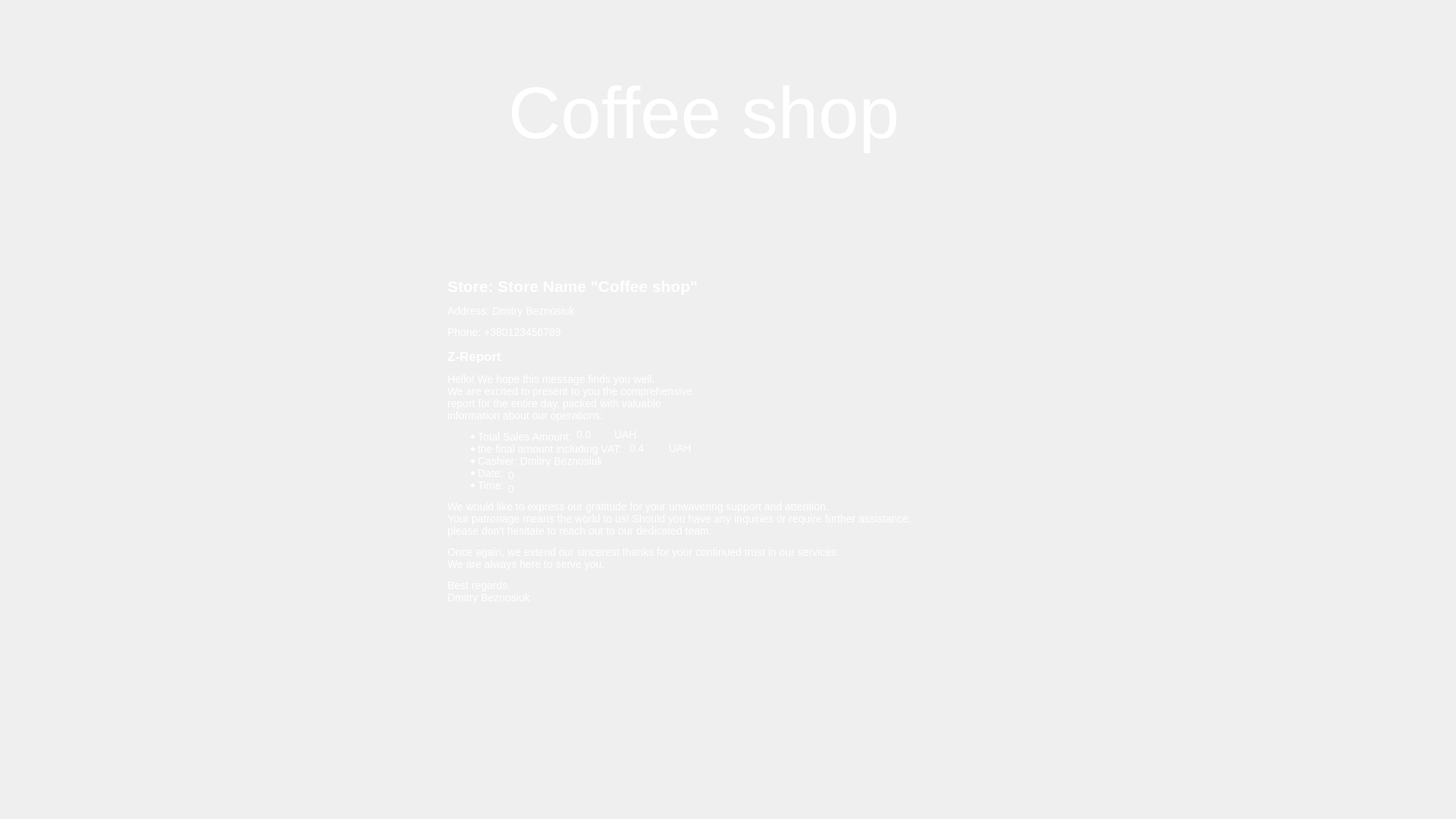
<?xml version="1.0" encoding="UTF-8"?>
<ui version="4.0">
 <class>ZzvitForm</class>
 <widget class="QWidget" name="ZzvitForm">
  <property name="geometry">
   <rect>
    <x>0</x>
    <y>0</y>
    <width>1920</width>
    <height>1080</height>
   </rect>
  </property>
  <property name="windowTitle">
   <string>Form</string>
  </property>
  <property name="styleSheet">
   <string notr="true"/>
  </property>
  <widget class="QLabel" name="Back">
   <property name="geometry">
    <rect>
     <x>0</x>
     <y>0</y>
     <width>1920</width>
     <height>1080</height>
    </rect>
   </property>
   <property name="styleSheet">
    <string notr="true">background-image: url(':/res/img/backgr.png');
background-repeat: no-repeat;
</string>
   </property>
   <property name="text">
    <string/>
   </property>
  </widget>
  <widget class="QLabel" name="label_2">
   <property name="geometry">
    <rect>
     <x>670</x>
     <y>80</y>
     <width>581</width>
     <height>141</height>
    </rect>
   </property>
   <property name="styleSheet">
    <string notr="true">position: absolute;
font: 700 26pt &quot;Segoe Script&quot;;
width: 328px;
height: 88px;
left: 796px;
top: 79px;
font-style: normal;
font-weight: 400;
font-size: 64px;
line-height: 88px;
color: #FFFFFF;
 border: none; 
outline: none;
background-position: center;
 background-repeat: no-repeat; 
background-color: transparent;</string>
   </property>
   <property name="text">
    <string>&lt;html&gt;&lt;head/&gt;&lt;body&gt;&lt;p&gt;&lt;span style=&quot; font-size:72pt;&quot;&gt;Coffee shop&lt;/span&gt;&lt;/p&gt;&lt;/body&gt;&lt;/html&gt;</string>
   </property>
  </widget>
  <widget class="QPushButton" name="Zerno">
   <property name="geometry">
    <rect>
     <x>89</x>
     <y>79</y>
     <width>130</width>
     <height>130</height>
    </rect>
   </property>
   <property name="styleSheet">
    <string notr="true">background-image: url(':/res/img/Zerno.png');
background-position: center;
 background-repeat: no-repeat; 
background-color: transparent;
 border: none; 
outline: none;</string>
   </property>
   <property name="text">
    <string/>
   </property>
  </widget>
  <widget class="QPushButton" name="Setting">
   <property name="geometry">
    <rect>
     <x>1727</x>
     <y>79</y>
     <width>130</width>
     <height>130</height>
    </rect>
   </property>
   <property name="styleSheet">
    <string notr="true">background-image: url(':/res/img/setting.png');
background-position: center;
 background-repeat: no-repeat; 
background-color: transparent;
 border: none; 
outline: none;</string>
   </property>
   <property name="text">
    <string/>
   </property>
  </widget>
  <widget class="QLabel" name="label">
   <property name="geometry">
    <rect>
     <x>590</x>
     <y>340</y>
     <width>631</width>
     <height>481</height>
    </rect>
   </property>
   <property name="styleSheet">
    <string notr="true">position: absolute;
font: 11pt &quot;Segoe MDL2 Assets&quot;;
width: 328px;
height: 88px;
left: 796px;
top: 79px;
font-style: normal;
font-weight: 400;
font-size: 14px;
line-height: 88px;
color: #FFFFFF;
 border: none; 
outline: none;
background-position: center;
 background-repeat: no-repeat; 
background-color: transparent;</string>
   </property>
   <property name="text">
    <string>&lt;html&gt;&lt;head/&gt;&lt;body&gt;&lt;h2 style=&quot; margin-top:16px; margin-bottom:12px; margin-left:0px; margin-right:0px; -qt-block-indent:0; text-indent:0px;&quot;&gt;&lt;span style=&quot; font-size:x-large; font-weight:700;&quot;&gt;Store: Store Name &amp;quot;Coffee shop&amp;quot;&lt;/span&gt;&lt;/h2&gt;&lt;p&gt;Address: Dmitry Beznosiuk&lt;/p&gt;&lt;p&gt;Phone: +380123456789 &lt;/p&gt;&lt;h3 style=&quot; margin-top:14px; margin-bottom:12px; margin-left:0px; margin-right:0px; -qt-block-indent:0; text-indent:0px;&quot;&gt;&lt;span style=&quot; font-size:large; font-weight:700;&quot;&gt;Z-Report&lt;/span&gt;&lt;/h3&gt;&lt;p&gt;Hello! We hope this message finds you well. &lt;br/&gt;We are excited to present to you the comprehensive &lt;br/&gt;report for the entire day, packed with valuable &lt;br/&gt;information about our operations: &lt;/p&gt;&lt;ul style=&quot;margin-top: 0px; margin-bottom: 0px; margin-left: 0px; margin-right: 0px; -qt-list-indent: 1;&quot;&gt;&lt;li style=&quot; margin-top:12px; margin-bottom:0px; margin-left:0px; margin-right:0px; -qt-block-indent:0; text-indent:0px;&quot;&gt;Total Sales Amount:&lt;/li&gt;&lt;li style=&quot; margin-top:0px; margin-bottom:0px; margin-left:0px; margin-right:0px; -qt-block-indent:0; text-indent:0px;&quot;&gt;the final amount including VAT:&lt;/li&gt;&lt;li style=&quot; margin-top:0px; margin-bottom:0px; margin-left:0px; margin-right:0px; -qt-block-indent:0; text-indent:0px;&quot;&gt;Cashier: Dmitry Beznosiuk &lt;/li&gt;&lt;li style=&quot; margin-top:0px; margin-bottom:0px; margin-left:0px; margin-right:0px; -qt-block-indent:0; text-indent:0px;&quot;&gt;Date:  &lt;/li&gt;&lt;li style=&quot; margin-top:0px; margin-bottom:12px; margin-left:0px; margin-right:0px; -qt-block-indent:0; text-indent:0px;&quot;&gt;Time: &lt;/li&gt;&lt;/ul&gt;&lt;p&gt;We would like to express our gratitude for your unwavering support and attention.&lt;br/&gt;Your patronage means the world to us! Should you have any inquiries or require further assistance,&lt;br/&gt;please don't hesitate to reach out to our dedicated team. &lt;/p&gt;&lt;p&gt;Once again, we extend our sincerest thanks for your continued trust in our services. &lt;br/&gt;We are always here to serve you. &lt;/p&gt;&lt;p&gt;Best regards,&lt;br/&gt;Dmitry Beznosiuk&lt;/p&gt;&lt;/body&gt;&lt;/html&gt;</string>
   </property>
  </widget>
  <widget class="QLabel" name="label_3">
   <property name="geometry">
    <rect>
     <x>810</x>
     <y>552</y>
     <width>49</width>
     <height>41</height>
    </rect>
   </property>
   <property name="styleSheet">
    <string notr="true">position: absolute;
font: 11pt &quot;Segoe MDL2 Assets&quot;;
width: 328px;
height: 88px;
left: 796px;
top: 79px;
font-style: normal;
font-weight: 400;
font-size: 14px;
line-height: 88px;
color: #FFFFFF;
 border: none; 
outline: none;
background-position: center;
 background-repeat: no-repeat; 
background-color: transparent;</string>
   </property>
   <property name="text">
    <string>UAH</string>
   </property>
  </widget>
  <widget class="QLabel" name="Price">
   <property name="geometry">
    <rect>
     <x>760</x>
     <y>562</y>
     <width>61</width>
     <height>21</height>
    </rect>
   </property>
   <property name="styleSheet">
    <string notr="true">position: absolute;
font: 11pt &quot;Segoe MDL2 Assets&quot;;
width: 328px;
height: 88px;
left: 796px;
top: 79px;
font-style: normal;
font-weight: 400;
font-size: 14px;
line-height: 88px;
color: #FFFFFF;
 border: none; 
outline: none;
background-position: center;
 background-repeat: no-repeat; 
background-color: transparent;</string>
   </property>
   <property name="text">
    <string>0.0</string>
   </property>
  </widget>
  <widget class="QLabel" name="label_4">
   <property name="geometry">
    <rect>
     <x>190</x>
     <y>350</y>
     <width>331</width>
     <height>501</height>
    </rect>
   </property>
   <property name="styleSheet">
    <string notr="true">background-image: url(':/res/img/Café.jpg');
background-position: center;
 background-repeat: no-repeat; </string>
   </property>
   <property name="text">
    <string/>
   </property>
  </widget>
  <widget class="QLabel" name="label_5">
   <property name="geometry">
    <rect>
     <x>1340</x>
     <y>350</y>
     <width>531</width>
     <height>501</height>
    </rect>
   </property>
   <property name="styleSheet">
    <string notr="true">background-image: url(':/res/img/Mulberry Jam Not Out of the Box.png');
background-position: center;
 background-repeat: no-repeat; </string>
   </property>
   <property name="text">
    <string/>
   </property>
  </widget>
  <widget class="QLabel" name="label_6">
   <property name="geometry">
    <rect>
     <x>882</x>
     <y>570</y>
     <width>49</width>
     <height>41</height>
    </rect>
   </property>
   <property name="styleSheet">
    <string notr="true">position: absolute;
font: 11pt &quot;Segoe MDL2 Assets&quot;;
width: 328px;
height: 88px;
left: 796px;
top: 79px;
font-style: normal;
font-weight: 400;
font-size: 14px;
line-height: 88px;
color: #FFFFFF;
 border: none; 
outline: none;
background-position: center;
 background-repeat: no-repeat; 
background-color: transparent;</string>
   </property>
   <property name="text">
    <string>UAH</string>
   </property>
  </widget>
  <widget class="QLabel" name="Price_2">
   <property name="geometry">
    <rect>
     <x>830</x>
     <y>580</y>
     <width>61</width>
     <height>21</height>
    </rect>
   </property>
   <property name="styleSheet">
    <string notr="true">position: absolute;
font: 11pt &quot;Segoe MDL2 Assets&quot;;
width: 328px;
height: 88px;
left: 796px;
top: 79px;
font-style: normal;
font-weight: 400;
font-size: 14px;
line-height: 88px;
color: #FFFFFF;
 border: none; 
outline: none;
background-position: center;
 background-repeat: no-repeat; 
background-color: transparent;</string>
   </property>
   <property name="text">
    <string>0.4</string>
   </property>
  </widget>
  <widget class="QLabel" name="Date">
   <property name="geometry">
    <rect>
     <x>670</x>
     <y>619</y>
     <width>311</width>
     <height>16</height>
    </rect>
   </property>
   <property name="styleSheet">
    <string notr="true">position: absolute;
font: 11pt &quot;Segoe MDL2 Assets&quot;;
width: 328px;
height: 88px;
left: 796px;
top: 79px;
font-style: normal;
font-weight: 400;
font-size: 14px;
line-height: 88px;
color: #FFFFFF;
 border: none; 
outline: none;
background-position: center;
 background-repeat: no-repeat; 
background-color: transparent;</string>
   </property>
   <property name="text">
    <string>0</string>
   </property>
  </widget>
  <widget class="QLabel" name="Time">
   <property name="geometry">
    <rect>
     <x>670</x>
     <y>637</y>
     <width>91</width>
     <height>16</height>
    </rect>
   </property>
   <property name="styleSheet">
    <string notr="true">position: absolute;
font: 11pt &quot;Segoe MDL2 Assets&quot;;
width: 328px;
height: 88px;
left: 796px;
top: 79px;
font-style: normal;
font-weight: 400;
font-size: 14px;
line-height: 88px;
color: #FFFFFF;
 border: none; 
outline: none;
background-position: center;
 background-repeat: no-repeat; 
background-color: transparent;</string>
   </property>
   <property name="text">
    <string>0</string>
   </property>
  </widget>
 </widget>
 <resources/>
 <connections/>
</ui>
